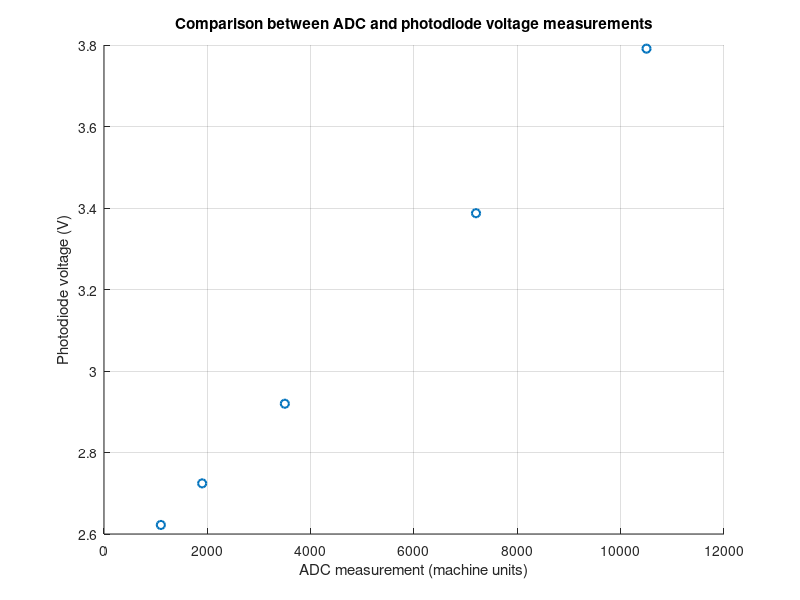

Write MATLAB code to recreate this figure. (Note: this script raises an error after producing the figure.)
clear all
close all
clc
%% Plot the value of ADC vs Voltage to determine conversion factor
% Measurement 1 (Didn't work)
% DAC_word=[28000,    28500,  29000,    29500,  30000,  30500,  31000,  31500,  32000,  32500,  33000,  33500,  34000];
% new_volt=[1.8710,   1.9424, 2.0390,   2.1180, 2.1973, 2.2782, 2.3575, 2.4399, 2.5193, 2.5999, 2.6799, 2.7600  2.8411];
% ADC_word=[45003,    44994,  47861,    52944,   50396,  52935,  55518,  59288,  60662,  64669,  292,    2885,   5528];

% Measurement with 3ms second settling time (CPT on)(Didn't work)
% DAC_word=[28000,	28500,	29000,      29500,  30000,  30500,  31000,  31500,  32000,  32500,  33000,  33500,  34000];
% new_volt=[1.8160,   1.1157, 1.9598,     1.8918, 2.0181, 2.0347, 1.7696, 2.2841, 2.1909, 2.4611, 2.4316, 2.4903, 2.7530];
% ADC_word=[38864,    32768,  45278,      46480,  49434,  51393,  42243,  58283,  55373,  63875,  64132,  64141,  8073];

% Measurement with 6ms second delay between measurements (CPT on) (Best)
DAC_word=[28000,    28250,  28500,  28750,  29000,  29250,  29500,  29750,  30000,  30250,  30500,  30750,  31000,  31250,  31500,  31750,  32000,  32250,  32500,  32750,  33000,  33250,  33500,  33750,  34000];
new_volt=[1.8110,   1.7293, 1.7673, 1.8570, 1.9593, 1.9830, 1.8902, 1.9346, 2.0212, 2.1058, 2.0282, 1.6720, 1.7722,	2.781,  2.2831, 2.2826  2.1932, 2.2721, 2.4619, 2.5172, 2.4241, 2.4095, 2.4922, 2.6903, 2.7463];
ADC_word=[41145,    40960,  41867,  44691,  48084,  48945,  46053,  47303,  50013,  52853,  50668,  39004,  42160,  51556,  58479,  58636,  55525,  58094,  64210,  595,    63335,  62636,  65044,  6083,   8042];

% Correct ADC overflow
for i=1:size(ADC_word,2)
    if ADC_word(i)< 20000
        ADC_word(i)=65535+ADC_word(i);
    end
end

%% With new overflow correction
%With ADC FSR = 1.024 V
% ADC_word=[-16210,-13494,-10875,3399 ,17367]
% new_volt=[1.9650,2.0300,2.1450,2.545,2.985]

%With ADC FSR = 4.096 V
ADC_word=[1900,    3500,   1100,   7200,   10500];
new_volt=[2.72425, 2.9197, 2.6222, 3.3872, 3.7910];
hold off

scatter(ADC_word,new_volt,'LineWidth',1.5)
grid on
ylabel('Photodiode voltage (V)') 
xlabel('ADC measurement (machine units)') 
title('Comparison between ADC and photodiode voltage measurements')

% Fit of curve Voltage vs ADC reading
hold on

[f2,gof] =fit(ADC_word',new_volt','poly1','Robust','Bisquare');
clc
vpa(coeffvalues(f2))
eq2=formula(f2)
plot(ADC_word,f2(ADC_word),'LineWidth',1.5)

legend('Measured points','Linear fit','Location','southeast')
ylabel('Photodiode voltage (V)') 
xlabel('ADC measurement (machine units)') 
grid on
% saveas(gcf,'output/word_to_voltage_fsr_1','epsc')
saveas(gcf,'output/word_to_voltage_fsr_4','epsc')
%% Fit of curve ADC reading vs DAC word
clc

hold off
plot(DAC_word,ADC_word)
f3 = fit(DAC_word',ADC_word','smoothingspline');%,'Robust','Bisquare');
hold on
DAC_word_matlab = 26900:34500; % 1.0262 mA to 1.3161 mA
word_to_current(29000)
current_to_word(1.3)
y=fix(f3(DAC_word_matlab));

%Add overflow
% plot(DAC_word_matlab,y)
for i=1:size(y,1)
    if y(i)>2^16
        y(i)=y(i)-2^16;
    end
end
plot(DAC_word_matlab,y)
grid on

% Save array to text file
fileID = fopen('result.txt','w');
fprintf(fileID,"int f[]={");
for i=1:size(y,1)-1
    if mod(i,100)==0
        fprintf(fileID,"%d,\n",y(i));
    else
        fprintf(fileID,"%d,",y(i));
    end
end
fprintf(fileID,"%d};\n",y(end));
fclose(fileID);

return
%% Word to Hertz conversion
Quartz_DAC_word=[0,5000,10000,15000,20000,25000,30000,35000,40000,45000,50000,55000,60000,65000];
Offset=[4.596301875,4.596310000,4.596318125,4.596326250,4.596334375,4.596342500,4.596350625,4.596359375,4.596366875,4.596375625,4.596383125,4.596391250,4.596399375,4.596407500];

%Apply correct units
Offset=Offset*1e9;
%Remove offset
Offset=Offset-min(Offset);

hold off
scatter(Quartz_DAC_word,Offset,'LineWidth',1.5)
grid on
ylabel('Frequency offset (Hz)') 
xlabel('Quartz´s DAC setpoints (machine units)') 
title('Comparison between quartz´s DAC and frequency offset measurements',' ')

[f2,gof] =fit(Quartz_DAC_word',Offset','poly1','Robust','Bisquare');
clc
vpa(coeffvalues(f2))
eq2=formula(f2)
hold on
plot(Quartz_DAC_word,f2(Quartz_DAC_word),'LineWidth',1.5)

legend('Measured points','Linear fit','Location','southeast')
grid on
saveas(gcf,'output/word_to_frequency','epsc')
%% Functions
function result=word_to_current(value)
    result=(value/2^16)*2.5;
end
function result=current_to_word(value)
    result=fix((value/2.5)*2^16);
end
function scatter_datatip(x,y)
sc=scatter(x,y);
datatip(sc,x,y);
hold on
end